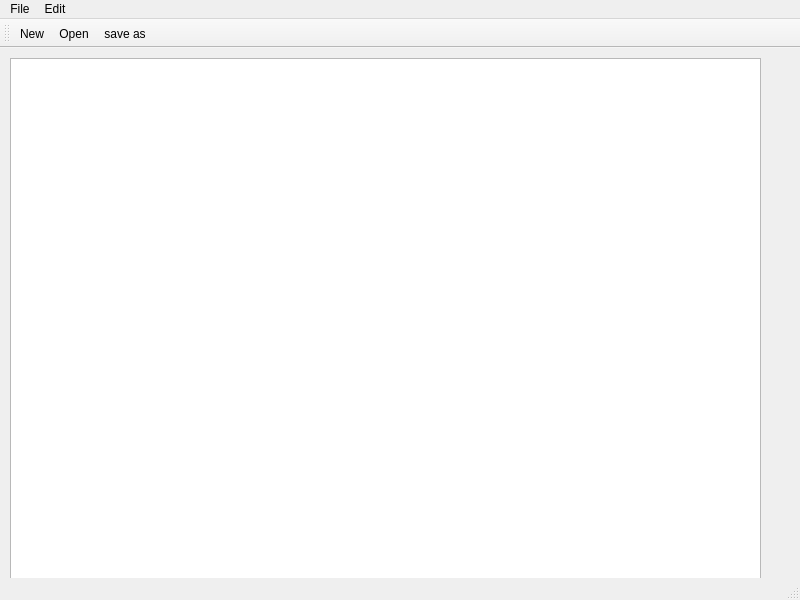
<?xml version="1.0" encoding="UTF-8"?>
<ui version="4.0">
 <class>MainWindow</class>
 <widget class="QMainWindow" name="MainWindow">
  <property name="geometry">
   <rect>
    <x>0</x>
    <y>0</y>
    <width>800</width>
    <height>600</height>
   </rect>
  </property>
  <property name="windowTitle">
   <string>MainWindow</string>
  </property>
  <widget class="QWidget" name="centralwidget">
   <widget class="QWidget" name="verticalLayoutWidget">
    <property name="geometry">
     <rect>
      <x>10</x>
      <y>10</y>
      <width>751</width>
      <height>531</height>
     </rect>
    </property>
    <layout class="QVBoxLayout" name="verticalLayout">
     <item>
      <widget class="QTextEdit" name="textEdit"/>
     </item>
    </layout>
   </widget>
  </widget>
  <widget class="QMenuBar" name="menubar">
   <property name="geometry">
    <rect>
     <x>0</x>
     <y>0</y>
     <width>800</width>
     <height>21</height>
    </rect>
   </property>
   <widget class="QMenu" name="menuFile">
    <property name="title">
     <string>File</string>
    </property>
    <addaction name="actionNew"/>
    <addaction name="actionOpen"/>
    <addaction name="actionsave_as"/>
    <addaction name="actionPrint"/>
    <addaction name="actionExit"/>
   </widget>
   <widget class="QMenu" name="menuEdit">
    <property name="title">
     <string>Edit</string>
    </property>
    <addaction name="actionCopy"/>
    <addaction name="actionPaste"/>
    <addaction name="actionCut"/>
    <addaction name="actionUndo"/>
    <addaction name="actionRedo"/>
   </widget>
   <addaction name="menuFile"/>
   <addaction name="menuEdit"/>
  </widget>
  <widget class="QStatusBar" name="statusbar"/>
  <widget class="QToolBar" name="toolBar">
   <property name="windowTitle">
    <string>toolBar</string>
   </property>
   <attribute name="toolBarArea">
    <enum>TopToolBarArea</enum>
   </attribute>
   <attribute name="toolBarBreak">
    <bool>false</bool>
   </attribute>
   <addaction name="actionNew"/>
   <addaction name="actionOpen"/>
   <addaction name="actionsave_as"/>
  </widget>
  <action name="actionNew">
   <property name="icon">
    <iconset resource="Resources.qrc">
     <normaloff>:/img/qt_icons/icons8-cat-head-100.png</normaloff>:/img/qt_icons/icons8-cat-head-100.png</iconset>
   </property>
   <property name="text">
    <string>New</string>
   </property>
  </action>
  <action name="actionOpen">
   <property name="icon">
    <iconset resource="Resources.qrc">
     <normaloff>:/img/qt_icons/icons8-flying-duck-100.png</normaloff>:/img/qt_icons/icons8-flying-duck-100.png</iconset>
   </property>
   <property name="text">
    <string>Open</string>
   </property>
  </action>
  <action name="actionsave_as">
   <property name="icon">
    <iconset resource="Resources.qrc">
     <normaloff>:/img/qt_icons/icons8-quail-100.png</normaloff>:/img/qt_icons/icons8-quail-100.png</iconset>
   </property>
   <property name="text">
    <string>save as</string>
   </property>
  </action>
  <action name="actionPrint">
   <property name="text">
    <string>Print</string>
   </property>
  </action>
  <action name="actionExit">
   <property name="text">
    <string>Exit</string>
   </property>
  </action>
  <action name="actionCopy">
   <property name="text">
    <string>Copy</string>
   </property>
  </action>
  <action name="actionPaste">
   <property name="text">
    <string>Paste</string>
   </property>
  </action>
  <action name="actionCut">
   <property name="text">
    <string>Cut</string>
   </property>
  </action>
  <action name="actionUndo">
   <property name="text">
    <string>Undo</string>
   </property>
  </action>
  <action name="actionRedo">
   <property name="text">
    <string>Redo</string>
   </property>
  </action>
 </widget>
 <resources>
  <include location="Resources.qrc"/>
 </resources>
 <connections/>
</ui>
